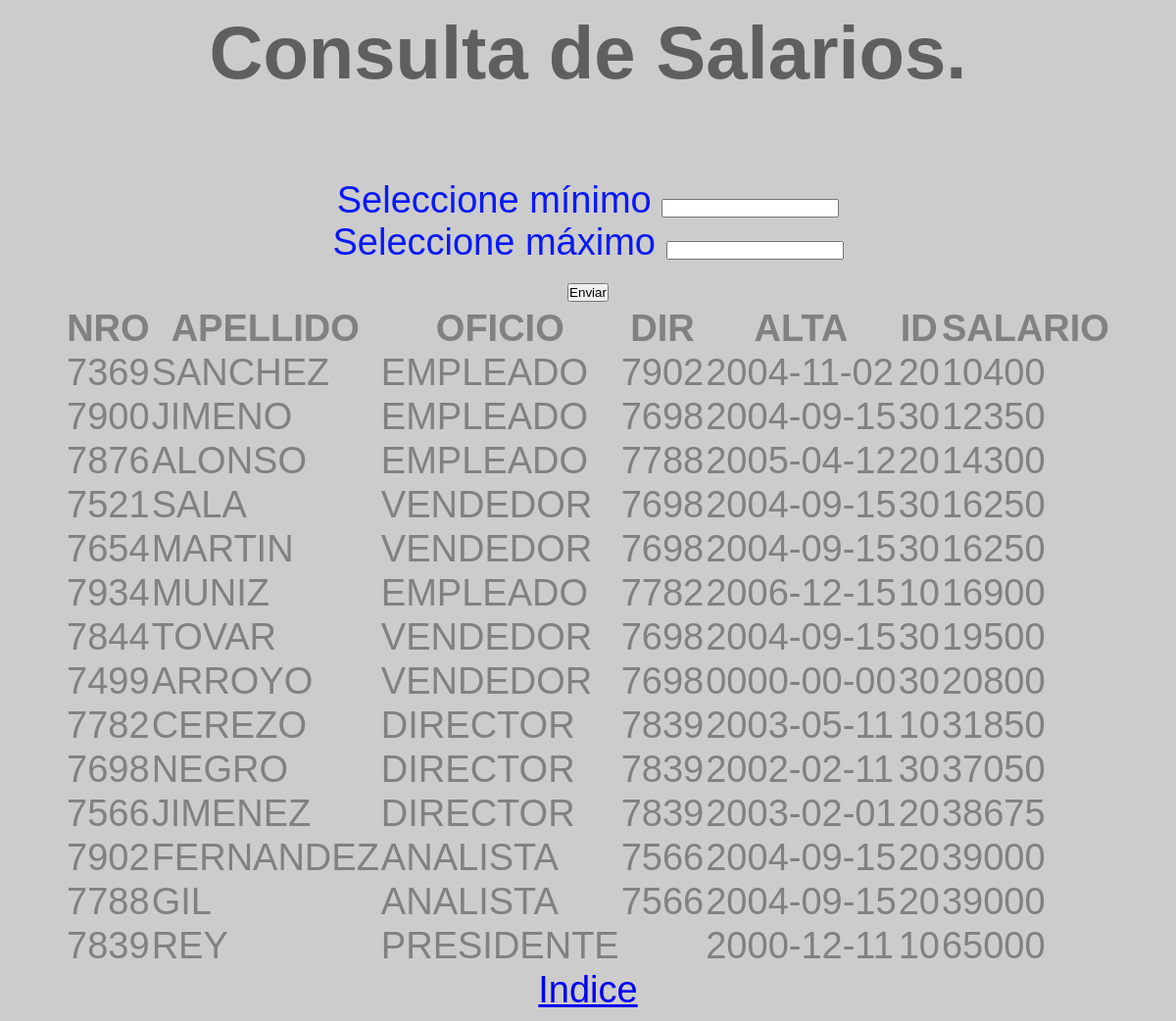
/pagina5.php, run on the app's committed database.
### tables this page shows
CREATE TABLE  emp (
  nro      int(4) NOT NULL,
  apellido varchar(10) NOT NULL,
  oficio   varchar(10) default NULL,
  dir      int(4) default NULL COMMENT 'Clave ajena que referencia al Director del Empleado',
  alta     date default '2000-01-01' COMMENT 'Fecha de Alta del Empleado',
  salario  int(10) default NULL,
  comision int(10) default NULL,
  id       int(2) NOT NULL COMMENT 'Clave ajena que referencia al Departamento del Empleado',
  CONSTRAINT PK_EMP PRIMARY KEY (nro),
  CONSTRAINT FK_EMP_EMP FOREIGN KEY (dir) REFERENCES emp (nro) ON DELETE SET NULL,
  CONSTRAINT FK_EMP_DEPT FOREIGN KEY (id) REFERENCES dept (id) ON DELETE CASCADE
);

### pagina5.php (the view, shortened to what this page needs)
<!DOCTYPE html>
<html lang="en">
<head>
    <link rel="stylesheet" href="page.css">
</head>
<body>
    <div class="row">
        <div class="col-md-4">
            <center><h1>Consulta de Salarios.</h1></center>
            <br><br>
            <center algn="left"><form action="pagina1.php" method="post" id="doc">
        <form method="GET" action="<?php echo $_SERVER['PHP_SELF']; ?>">
        <p>Seleccione m&iacute;nimo <input type="number" name="min" min="0" step="300"></p>
        <p>Seleccione m&aacute;ximo <input type="number" name="max" min="0" step="90000"></p>
        <p>
            <input type="submit" name="enviar" value="Enviar" id="enviar> <input type="reset" name="reset" value="Borrar" id="reset">
        </p>
        <?php
        $tabla=isset($_GET["tabla"]) ? $_GET["tabla"] : "emp";
        $min=isset($_GET["min"]) ? $_GET["min"] : 300;
        $max=isset($_GET["max"]) ? $_GET["max"] : 90000;
        $conexion = mysqli_connect('localhost', 'alumno', 'alumno', 'test') or die('No pudo conectarse : ' . mysqli_error());
        $query_envia= sprintf("Select * from $tabla where salario > $min and salario < $max order by salario");
        $resultado= mysqli_query( $conexion , $query_envia);
        echo '<table align="center">
              <tr>
                <th>NRO</th>
                <th>APELLIDO</th>
                <th>OFICIO</th>
                <th>DIR</th>
                <th>ALTA</th>
                <th>ID</th>
                <th>SALARIO</th>
              </tr>';
        while ($row = mysqli_fetch_assoc($resultado)){
            echo "<tr>";
            echo '<td>'.$row['nro'].'</td>';
            echo '<td>'.$row['apellido'].'</td>';
            echo '<td>'.$row['oficio'].'</td>';
            echo '<td>'.$row['dir'].'</td>';
            echo '<td>'.$row['alta'].'</td>';
            echo '<td>'.$row['id'].'</td>';
            echo '<td class="rojo">'.$row['salario'].'</td>';
            echo "</tr>";
        }
        echo "</table>";
        ?>
        </div>
        <div>
        <p align=center><a class="blanco" href="index.html">Indice</a></p>
        </div>
    </div>
</body>
</html>

### page.css (style rules this page uses)
* { margin: 0; padding: 0; box-sizing: border-box; }
body { background-color: #c2c2c2d2; color: rgb(129, 129, 129); padding: 10px; font: 38px Arial, Tahoma; }
h1, h2, h3, h4 , h5 { color: #5f5f5f; }
p, pre { color: #0919f4; font-family: 'Gill Sans', 'Gill Sans MT', Calibri, 'Trebuchet MS', sans-serif; }

### data on the page
emp: nro "7369", apellido "SANCHEZ", oficio "EMPLEADO", dir "7902", alta "2004-11-02", id "20", salario "10400"
emp: nro "7900", apellido "JIMENO", oficio "EMPLEADO", dir "7698", alta "2004-09-15", id "30", salario "12350"
emp: nro "7876", apellido "ALONSO", oficio "EMPLEADO", dir "7788", alta "2005-04-12", id "20", salario "14300"
emp: nro "7521", apellido "SALA", oficio "VENDEDOR", dir "7698", alta "2004-09-15", id "30", salario "16250"
emp: nro "7654", apellido "MARTIN", oficio "VENDEDOR", dir "7698", alta "2004-09-15", id "30", salario "16250"
emp: nro "7934", apellido "MUNIZ", oficio "EMPLEADO", dir "7782", alta "2006-12-15", id "10", salario "16900"
emp: nro "7844", apellido "TOVAR", oficio "VENDEDOR", dir "7698", alta "2004-09-15", id "30", salario "19500"
emp: nro "7499", apellido "ARROYO", oficio "VENDEDOR", dir "7698", alta "0000-00-00", id "30", salario "20800"
emp: nro "7782", apellido "CEREZO", oficio "DIRECTOR", dir "7839", alta "2003-05-11", id "10", salario "31850"
emp: nro "7698", apellido "NEGRO", oficio "DIRECTOR", dir "7839", alta "2002-02-11", id "30", salario "37050"
emp: nro "7566", apellido "JIMENEZ", oficio "DIRECTOR", dir "7839", alta "2003-02-01", id "20", salario "38675"
emp: nro "7902", apellido "FERNANDEZ", oficio "ANALISTA", dir "7566", alta "2004-09-15", id "20", salario "39000"
emp: nro "7788", apellido "GIL", oficio "ANALISTA", dir "7566", alta "2004-09-15", id "20", salario "39000"
emp: nro "7839", apellido "REY", oficio "PRESIDENTE", alta "2000-12-11", id "10", salario "65000"
